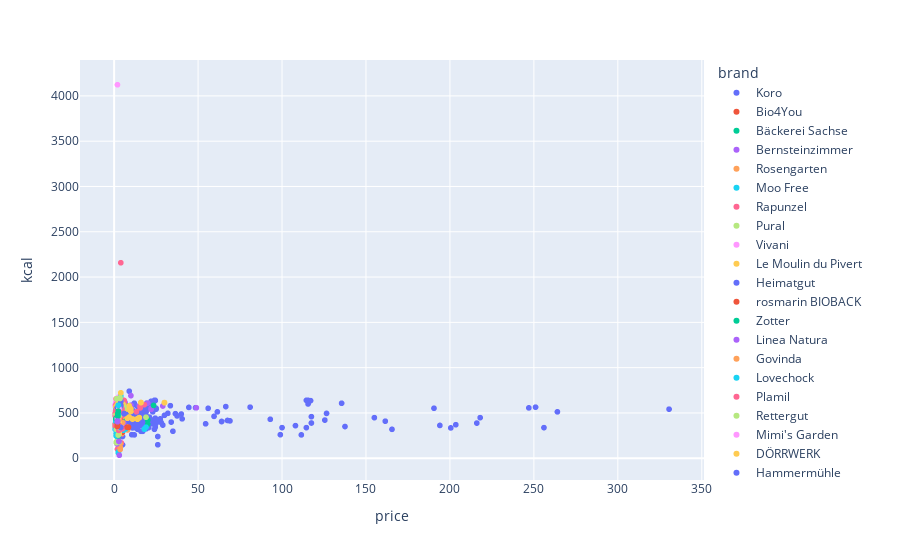

This figure's notebook cell:
### Markdown cell above
###

### Code cell
fig = px.scatter(df, x="price", y="kcal", color="brand")
fig.show()
